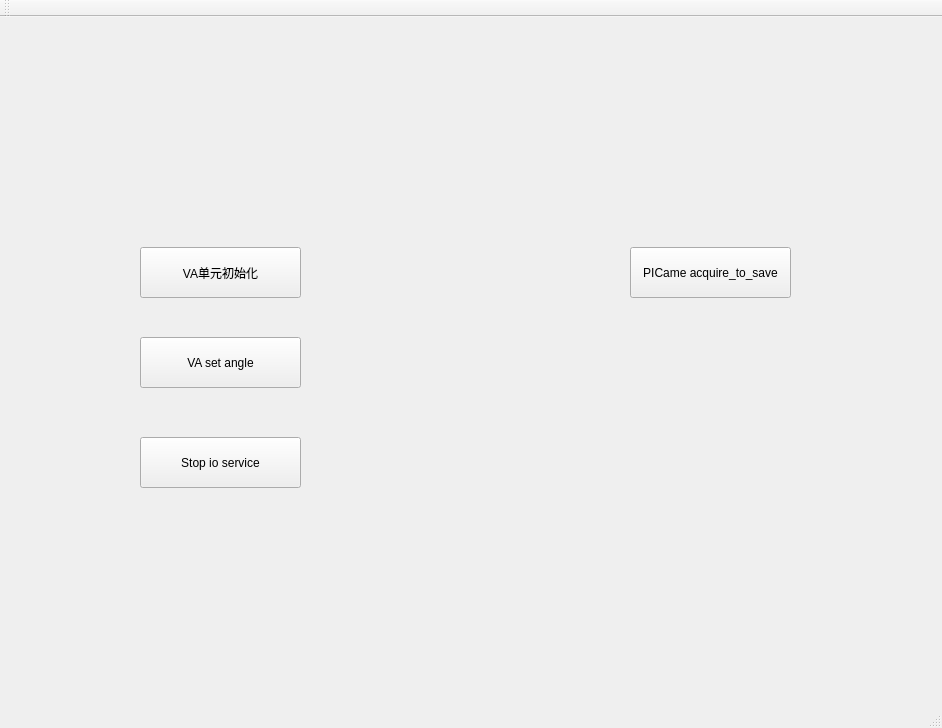
<?xml version="1.0" encoding="UTF-8"?>
<ui version="4.0">
 <class>MainWindow</class>
 <widget class="QMainWindow" name="MainWindow">
  <property name="geometry">
   <rect>
    <x>0</x>
    <y>0</y>
    <width>942</width>
    <height>728</height>
   </rect>
  </property>
  <property name="windowTitle">
   <string>MainWindow</string>
  </property>
  <widget class="QWidget" name="centralWidget">
   <widget class="QPushButton" name="VA_initPBtn">
    <property name="enabled">
     <bool>true</bool>
    </property>
    <property name="geometry">
     <rect>
      <x>140</x>
      <y>230</y>
      <width>161</width>
      <height>51</height>
     </rect>
    </property>
    <property name="text">
     <string>VA单元初始化</string>
    </property>
   </widget>
   <widget class="QPushButton" name="VA_set_angle">
    <property name="enabled">
     <bool>true</bool>
    </property>
    <property name="geometry">
     <rect>
      <x>140</x>
      <y>320</y>
      <width>161</width>
      <height>51</height>
     </rect>
    </property>
    <property name="text">
     <string>VA set angle</string>
    </property>
   </widget>
   <widget class="QPushButton" name="Stop_io_service">
    <property name="enabled">
     <bool>true</bool>
    </property>
    <property name="geometry">
     <rect>
      <x>140</x>
      <y>420</y>
      <width>161</width>
      <height>51</height>
     </rect>
    </property>
    <property name="text">
     <string>Stop io service</string>
    </property>
   </widget>
   <widget class="QPushButton" name="PICam_acquire_to_save">
    <property name="enabled">
     <bool>true</bool>
    </property>
    <property name="geometry">
     <rect>
      <x>630</x>
      <y>230</y>
      <width>161</width>
      <height>51</height>
     </rect>
    </property>
    <property name="text">
     <string>PICame acquire_to_save</string>
    </property>
   </widget>
  </widget>
  <widget class="QMenuBar" name="menuBar">
   <property name="geometry">
    <rect>
     <x>0</x>
     <y>0</y>
     <width>942</width>
     <height>20</height>
    </rect>
   </property>
  </widget>
  <widget class="QToolBar" name="mainToolBar">
   <attribute name="toolBarArea">
    <enum>TopToolBarArea</enum>
   </attribute>
   <attribute name="toolBarBreak">
    <bool>false</bool>
   </attribute>
  </widget>
  <widget class="QStatusBar" name="statusBar"/>
 </widget>
 <layoutdefault spacing="6" margin="11"/>
 <resources/>
 <connections/>
</ui>
